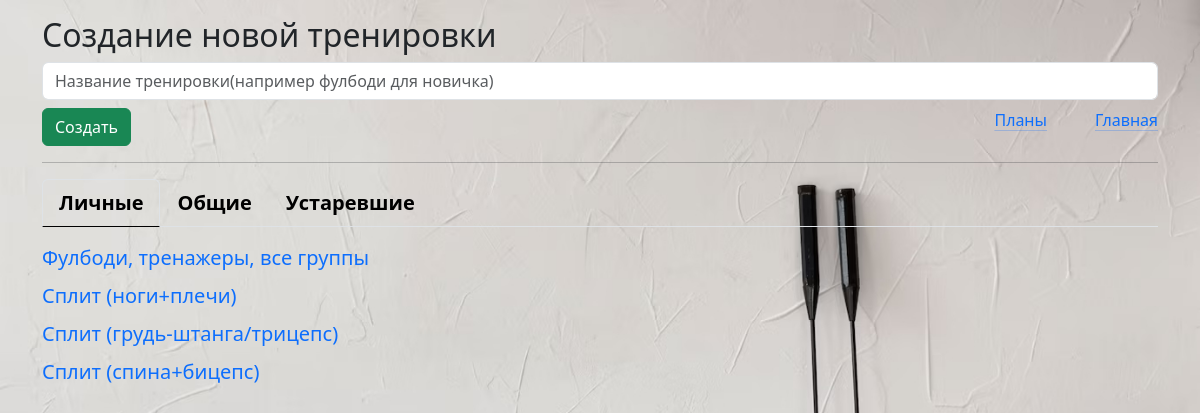
/new_train (signed in), run on the app's committed database.
### _models.py (models this page shows, shortened)
class Training(db.Model):
    __tablename__ = 'trainings'
    training_id = db.Column(db.Integer, primary_key=True)
    name = db.Column(db.String(50), nullable=False)
    owner = db.Column(db.String(80), default='admin')
    exercises = relationship('Exercise', secondary='training_exercises', overlaps="trainings")
    user_trainings = relationship('UserTraining', back_populates='training', cascade='all, delete-orphan')
    plans = relationship('Plan', secondary='plan_trainings', back_populates='trainings')

### main.py (the view, shortened to what this page needs)
@app.route("/new_train", methods=['POST', 'GET'])
def new_train():
    if current_user.role != 'admin':
        conditions = or_(Training.owner == 'admin', Training.owner == current_user.name)
    else:
        conditions = or_(Training.owner == 'admin', Training.owner == 'old')
    trains_list = Training.query.filter(conditions).all()
    return render_template('new_train.html', trains_list=trains_list)

### main.py (called while the page is built)
@login_manager.user_loader
def load_user(user_id):
    return User.query.get(int(user_id))

### templates/new_train.html (shortened to what this page needs)
{% extends 'base.html' %}
{% block body %}
<div class="mt-3">
    <h2>Создание новой тренировки</h2>
                    <form method="post">
                        <input type="text" name="train_name" id="train_name" class="form-control mb-2" required value="{{train_name}}" placeholder="Название тренировки(например фулбоди для новичка)">
                        <div class="mb-3 d-flex">
                            <div class="flex-grow-1">
                                <input type="submit" class="btn btn-success" value="Создать">
                            </div>
                            <div class="me-5">
                                <a href="/plans_all" class="1mx-3 link-primary link-offset-2 link-underline-opacity-25 link-underline-opacity-100-hover">Планы</a>
                            </div>
                            <div class="">
                                <a href="/" class=" link-primary link-offset-2 link-underline-opacity-25 link-underline-opacity-100-hover">Главная</a>
                            </div>
                        </div>
                    </form>
    <hr>
    <ul class="nav nav-tabs mb-3 fs-5 fw-semibold" id="pills-tab" role="tablist">
        <li class="nav-item" role="presentation">
            <button class="nav-link active" id="user_trains-tab" data-bs-toggle="pill" data-bs-target="#user_trains" type="button" role="tab" aria-controls="user_trains" aria-selected="true">Личные</button>
        </li>
        <li class="nav-item" role="presentation">
            <button class="nav-link" id="pills-common-tab" data-bs-toggle="pill" data-bs-target="#common" type="button" role="tab" aria-controls="common" aria-selected="false">Общие</button>
        </li>
        {% if current_user.role == 'admin' %}
        <li class="nav-item" role="presentation">
            <button class="nav-link" id="pills-old-tab" data-bs-toggle="pill" data-bs-target="#old" type="button" role="tab" aria-controls="old" aria-selected="false">Устаревшие</button>
        </li>
        {% endif %}
    </ul>
    <div class="tab-content" id="tabContent">
        <div class="tab-pane fade show active" id="user_trains" role="tabpanel" aria-labelledby="pills-user_trains-tab" tabindex="0">
                {% for train in trains_list %}
                    <div class="fs-5 mb-2">
                        {% if train.owner == current_user.name %}
                        <a href="/edit_train/{{train.training_id}}" class="link-underline link-underline-opacity-0">{{train.name}}</a>
                        {% endif %}
                    </div>
                {% endfor %}
        </div>
    </div>
</div>
{% endblock %}

### static/css/main.css (style rules this page uses)
body { background-image: url('../imgs/background.jpg'); background-size: cover; background-repeat: no-repeat; background-attachment: fixed; }
.nav-link.active { background-color: rgba(0, 0, 0, 0.2); }
.nav-tabs .nav-item .nav-link { color: black; }
.nav-tabs .nav-item .nav-link.active { background-color: rgba(255,255,240, 0); border-bottom: solid black; border-width: 1px; }

### data on the page
Training: name "Фулбоди, тренажеры, все группы"
Training: name "Сплит (ноги+плечи)"
Training: name "Сплит (грудь-штанга/трицепс)"
Training: name "Сплит (спина+бицепс)"
